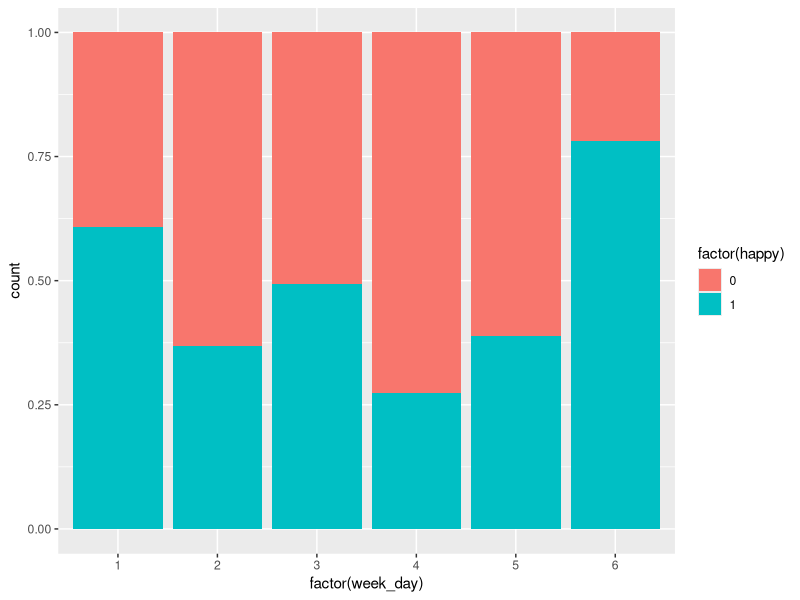
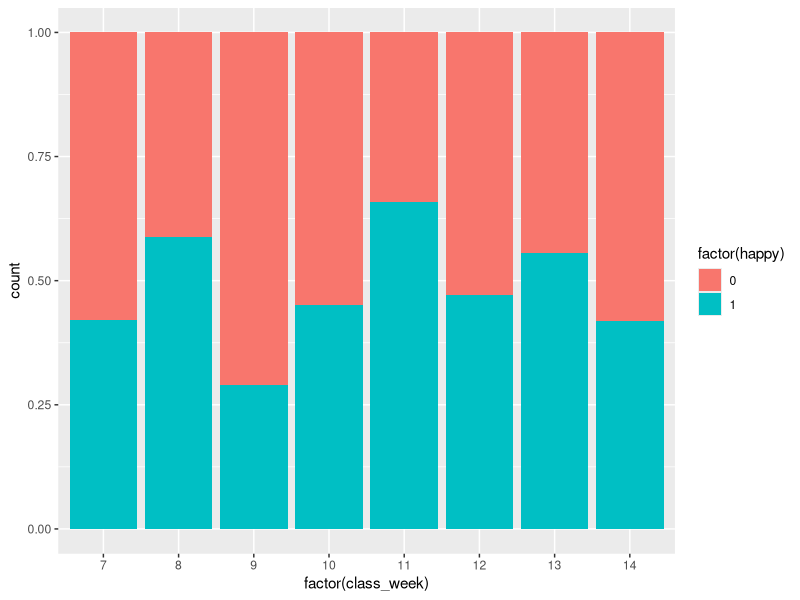

The R script that drew these images, in order: (Note: this script raises an error after producing the figures.)
getwd()
# Deberia ser directorio del proyecto

# ===================
#   Setup datos
# ===================
data <- read.table("data.csv", header = TRUE, sep=",")
data$date <- as.Date(data$date, format = "%m/%d/%Y %H:%M")
data$class_week <- as.integer(strftime(data$date, format = "%V")) - 30
data$week_day <- as.integer(strftime(data$date, format = "%u"))
data$day_hour <- as.integer(strftime(data$date, format = "%H"))


# ===================
#   Setup graficos
# ===================
library(ggplot2)

# Por dia de la semana
pwd <- ggplot(data = data, 
            mapping =  aes(x = factor(week_day), fill = factor(happy),  label = "count"))

# Por semana del año
pw <- ggplot(data = data, 
              mapping =  aes(x = factor(class_week), fill = factor(happy),  label = "count"))

# ===================
#      Graficos
# ===================

# Felicidad por dia de la semana
pwd +  geom_bar(position = "fill", stat = "count") 

# Felicidad por semana del año
pw +  geom_bar(position = "fill", stat = "count") 



# ==================
#     Ejemplos
# ==================

#stack
p + geom_bar(position = "stack", stat = "count") 

#dodge
p + geom_bar(position = "dodge", stat = "count") 

#fill
p +  geom_bar(position = "fill", stat = "count") 
